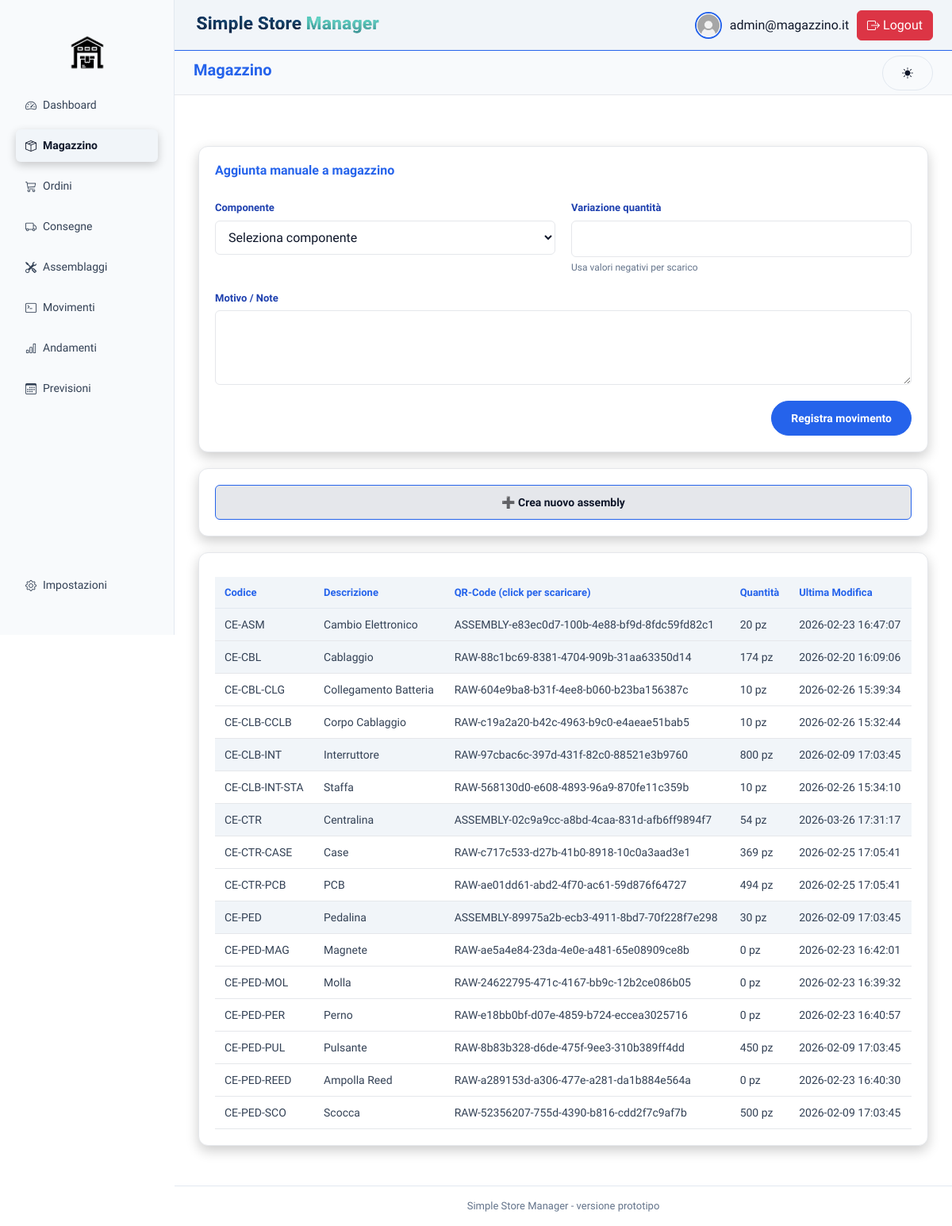
The app's page /index.php?page=magazzino (signed in) with its own data.
### tables this page shows
CREATE TABLE `componenti` (
  `id` int(5) NOT NULL,
  `sku` varchar(50) NOT NULL,
  `nome` varchar(30) NOT NULL,
  `qrcode` varchar(100) DEFAULT NULL,
  `unita_misura` varchar(10) DEFAULT NULL,
  `tipo` enum('RAW','ASSEMBLY') NOT NULL
);

CREATE TABLE `stock` (
  `id_componente` int(11) NOT NULL,
  `quantita` int(11) NOT NULL DEFAULT 0,
  `ultima_modifica` datetime NOT NULL DEFAULT current_timestamp() ON UPDATE current_timestamp()
);

### backend/query/componenti.php (called while the page is built, shortened)
<?php
function getComponenti(){
    $pdo=connect();
    $sql = "SELECT *
    FROM componenti c
    JOIN stock s ON c.id = s.id_componente
    ORDER BY c.sku;";
    $stmt = $pdo->prepare($sql);
    $stmt->execute();
    return $stmt->fetchAll(PDO::FETCH_ASSOC);
}
?>

### frontend/magazzino/showStock.php (the view, shortened to what this page needs)
<div class="card full">
    <table class="orders-table">
        <thead>
            <tr>
                <th>Codice</th>
                <th>Descrizione</th>
                <th>QR-Code (click per scaricare)</th>
                <th>Quantità</th>
                <th>Ultima Modifica</th>
            </tr>
        </thead>
        <tbody>
            <?php foreach ($componenti as $componente): ?>
                <tr <?= $componente['tipo'] == 'ASSEMBLY' ? 'class="assembly_component"' : '' ?>>
                    <td><?= htmlspecialchars($componente['sku']); ?></td>
                    <td><?= htmlspecialchars($componente['nome']); ?></td>
                    <td><a  class="qr-download" download href="qr/<?= htmlspecialchars($componente['qrcode']); ?>.png"><?= htmlspecialchars($componente['qrcode']); ?></a></td>
                    <td><?= htmlspecialchars($componente['quantita']); ?> <?= htmlspecialchars($componente['unita_misura']); ?></td>
                    <td><?= htmlspecialchars($componente['ultima_modifica']); ?></td>
                </tr>
            <?php endforeach; ?>
        </tbody>
    </table>
</div>

### frontend/stile/layout.css (style rules this page uses)
:root { --sidebar-width: 13.75rem; }
* { box-sizing: border-box; margin: 0; padding: 0; }
body { font-family: "Sora", sans-serif; background-color: var(--background-color); color: var(--text-light); line-height: 1.5; -webkit-font-smoothing: antialiased; }
.card { background: var(--background-section); padding: 1.25rem; border-radius: 12px; border: 1px solid var(--background-hover); box-shadow: 0 6px 16px rgba(0, 0, 0, 0.2); display: flex; flex-direction: column; color: var(--text-light); }
.card.full { width: 100%; margin: 1.25rem 0; }
.orders-table, .assembly-table { width: 100%; border-collapse: collapse; margin-top: 0.625rem; }
.orders-table th, .assembly-table th { text-align: left; font-size: 0.8125rem; color: var(--highlight-color); padding: 0.75rem; background-color: var(--background-thead); font-weight: 600; border-bottom: 1px solid var(--border-color); }
.orders-table td, .assembly-table td { padding: 0.75rem; border-bottom: 1px solid var(--background-hover); font-size: 0.875rem; color: var(--text-grey); }
.assembly_component { background: var(--background-thead); cursor: pointer; font-weight: 500; color: var(--text-light); border-bottom: 1px solid var(--background-color); }
.qr-download { cursor: pointer; color: var(--text-grey); text-decoration: none; }

### frontend/stile/style-light.css (style rules this page uses)
:root { --primary-color: #f1f5f9; --secondary-color: #f59e0b; --highlight-color: #2563eb; --highlight-hover: #1e40af; --background-color: #ffffff; --background-alt: #f8fafc; --background-section: #ffffff; --background-thead: #f1f5f9; --background-hover: #e5e7eb; --text-light: #0f172a; --text-grey: #334155; --text-muted: #64748b; --text-admin: #1e40af; --error-color: #dc2626; --success-color: #16a34a; --warning-color: #f59e0b; --info-color: #2563eb; --border-color: #e2e8f0; --shadow-light: rgba(15, 23, 42, 0.08); --shadow-strong: rgba(15, 23, 42, 0.15); --bg-body: var(--background-color); --bg-card: var(--background-section); --bg-input: #f1f5f9; --border-input: #e2e8f0; --border-input-focus: var(--highlight-color); --btn-bg: var(--secondary-color); --btn-bg-hover: #d97706; --text-primary: var(--text-light); --text-placeholder: #94a3b8; --text-error: var(--error-color); --text-error-alt: #b91c1c; --shadow-card: var(--shadow-light); --shadow-input-focus: rgba(37, 99, 235, 0.25); --qr-overlay-bg: rgba(15, 23, 42, 0.45); --qr-modal-bg: #ffffff; --qr-modal-text: #0f172a; --qr-shadow: rgba(15, 23, 42, 0.15); --qr-canvas-bg: #f8fafc; --qr-code-bg: #ffffff; --qr-code-text: #0f172a; --qr-close-color: #64748b; --qr-close-hover: #1e40af; }

### records on screen
componenti: sku "CE-ASM", nome "Cambio Elettronico", qrcode "ASSEMBLY-e83ec0d7-100b-4e88-bf9d-8fdc59fd82c1", stock.quantita "20", unita_misura "pz", stock.ultima_modifica "2026-02-23 16:47:07"
componenti: sku "CE-CBL", nome "Cablaggio", qrcode "RAW-88c1bc69-8381-4704-909b-31aa63350d14", stock.quantita "174", unita_misura "pz", stock.ultima_modifica "2026-02-20 16:09:06"
componenti: sku "CE-CBL-CLG", nome "Collegamento Batteria", qrcode "RAW-604e9ba8-b31f-4ee8-b060-b23ba156387c", stock.quantita "10", unita_misura "pz", stock.ultima_modifica "2026-02-26 15:39:34"
componenti: sku "CE-CLB-CCLB", nome "Corpo Cablaggio", qrcode "RAW-c19a2a20-b42c-4963-b9c0-e4aeae51bab5", stock.quantita "10", unita_misura "pz", stock.ultima_modifica "2026-02-26 15:32:44"
componenti: sku "CE-CLB-INT", nome "Interruttore", qrcode "RAW-97cbac6c-397d-431f-82c0-88521e3b9760", stock.quantita "800", unita_misura "pz", stock.ultima_modifica "2026-02-09 17:03:45"
componenti: sku "CE-CLB-INT-STA", nome "Staffa", qrcode "RAW-568130d0-e608-4893-96a9-870fe11c359b", stock.quantita "10", unita_misura "pz", stock.ultima_modifica "2026-02-26 15:34:10"
componenti: sku "CE-CTR", nome "Centralina", qrcode "ASSEMBLY-02c9a9cc-a8bd-4caa-831d-afb6ff9894f7", stock.quantita "54", unita_misura "pz", stock.ultima_modifica "2026-03-26 17:31:17"
componenti: sku "CE-CTR-CASE", nome "Case", qrcode "RAW-c717c533-d27b-41b0-8918-10c0a3aad3e1", stock.quantita "369", unita_misura "pz", stock.ultima_modifica "2026-02-25 17:05:41"
componenti: sku "CE-CTR-PCB", nome "PCB", qrcode "RAW-ae01dd61-abd2-4f70-ac61-59d876f64727", stock.quantita "494", unita_misura "pz", stock.ultima_modifica "2026-02-25 17:05:41"
componenti: sku "CE-PED", nome "Pedalina", qrcode "ASSEMBLY-89975a2b-ecb3-4911-8bd7-70f228f7e298", stock.quantita "30", unita_misura "pz", stock.ultima_modifica "2026-02-09 17:03:45"
componenti: sku "CE-PED-MAG", nome "Magnete", qrcode "RAW-ae5a4e84-23da-4e0e-a481-65e08909ce8b", stock.quantita "0", unita_misura "pz", stock.ultima_modifica "2026-02-23 16:42:01"
componenti: sku "CE-PED-MOL", nome "Molla", qrcode "RAW-24622795-471c-4167-bb9c-12b2ce086b05", stock.quantita "0", unita_misura "pz", stock.ultima_modifica "2026-02-23 16:39:32"
componenti: sku "CE-PED-PER", nome "Perno", qrcode "RAW-e18bb0bf-d07e-4859-b724-eccea3025716", stock.quantita "0", unita_misura "pz", stock.ultima_modifica "2026-02-23 16:40:57"
componenti: sku "CE-PED-PUL", nome "Pulsante", qrcode "RAW-8b83b328-d6de-475f-9ee3-310b389ff4dd", stock.quantita "450", unita_misura "pz", stock.ultima_modifica "2026-02-09 17:03:45"
componenti: sku "CE-PED-REED", nome "Ampolla Reed", qrcode "RAW-a289153d-a306-477e-a281-da1b884e564a", stock.quantita "0", unita_misura "pz", stock.ultima_modifica "2026-02-23 16:40:30"
componenti: sku "CE-PED-SCO", nome "Scocca", qrcode "RAW-52356207-755d-4390-b816-cdd2f7c9af7b", stock.quantita "500", unita_misura "pz", stock.ultima_modifica "2026-02-09 17:03:45"

### other values on screen
$pagina "Dashboard"
$pagina "Magazzino"
$pagina "Ordini"
$pagina "Consegne"
$pagina "Assemblaggi"
$pagina "Movimenti"
$pagina "Andamenti"
$pagina "Previsioni"
$pagina "Impostazioni"
$_SESSION['user'] "admin@magazzino.it"
$page "Magazzino"
